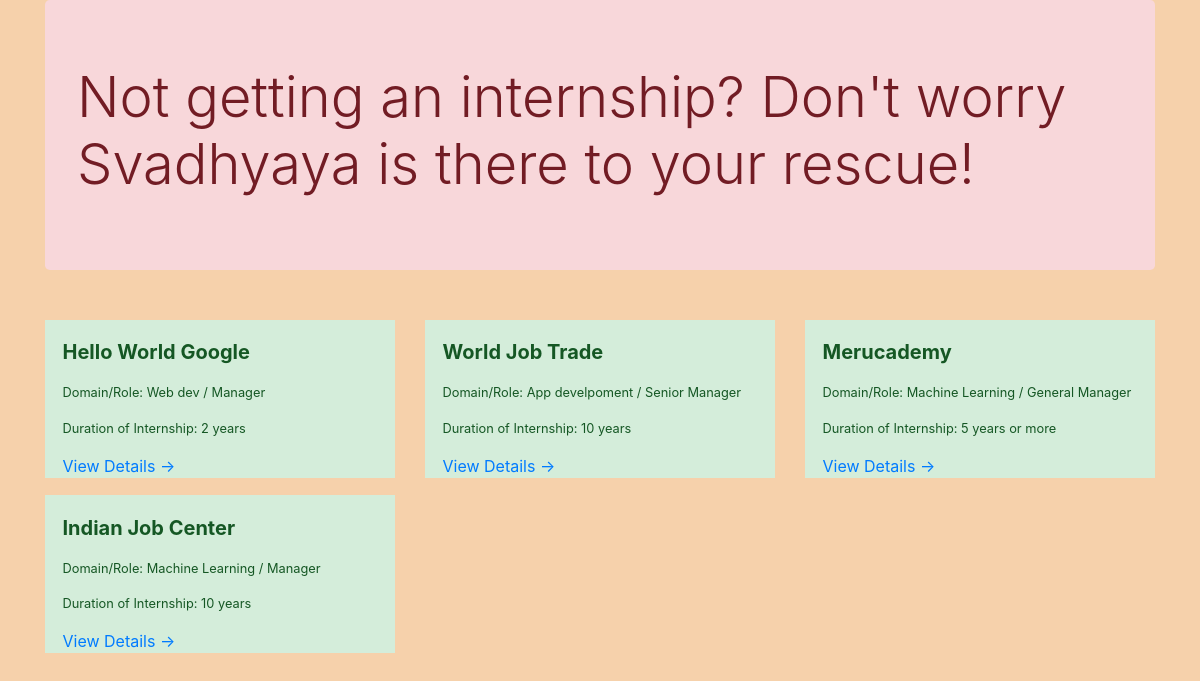
The app's page /all_posts.php with its own data.
### tables this page shows
CREATE TABLE `posts` (
  `pid` int(255) NOT NULL,
  `pname` varchar(255) NOT NULL,
  `pdomain` varchar(255) NOT NULL,
  `prole` varchar(255) NOT NULL,
  `pexp` varchar(255) NOT NULL,
  `psal` bigint(255) NOT NULL,
  `pabt` text NOT NULL,
  `pcid` int(255) NOT NULL,
  `pstatus` varchar(255) NOT NULL
);

### all_posts.php (the view, shortened to what this page needs)
<?php
$connection = mysqli_connect(DB_HOST,DB_USER,DB_PASS,DB_NAME);
?>
<!DOCTYPE html>
<html lang="en">
<head>
    <link rel="stylesheet" href="https://stackpath.bootstrapcdn.com/bootstrap/4.5.2/css/bootstrap.min.css">
</head>
<body style="background:#f6d1ab;">
       <div class="container">
            <div class="jumbotron alert-danger">
          <h1 class="display-4">Not getting an internship? Don't worry Svadhyaya is there to your rescue!</h1>
           </div>
           <div class="row">
                 <?php
                    $query = "SELECT * FROM posts where pstatus = 'Approve'";
                    $select_query = mysqli_query($connection,$query);
                    while($row = mysqli_fetch_assoc($select_query)){
                        $pid = $row['pid'];
                        $pname = $row['pname'];
                        $pdomain = $row['pdomain'];
                        $prole = $row['prole'];
                        $pexp = $row['pexp'];
            ?>
               <div class="col-4">
                   <div style="padding-left: 5%; padding-top:5%; margin-top:5%;" class="alert-success">
                        <p class="lead" style="font-weight:bold;"> <?php echo $pname;  ?> </p>
                        <p class="small">Domain/Role: <?php echo $pdomain; ?> / <?php echo $prole; ?> </p>
                        <p class="small"> Duration of Internship: <?php echo $pexp; ?> </p>
                        <a href="details.php?pid=<?php echo $pid; ?>" > View Details -></a>
                   </div>
               </div>
                       <?php
                }
        ?>
           </div>
       </div>
</body>
</html>

### records on screen
posts: pname "Hello World Google", pdomain "Web dev", prole "Manager", pexp "2 years"
posts: pname "World Job Trade", pdomain "App develpoment", prole "Senior Manager", pexp "10 years"
posts: pname "Merucademy", pdomain "Machine Learning", prole "General Manager", pexp "5 years or more"
posts: pname "Indian Job Center", pdomain "Machine Learning", prole "Manager", pexp "10 years"
